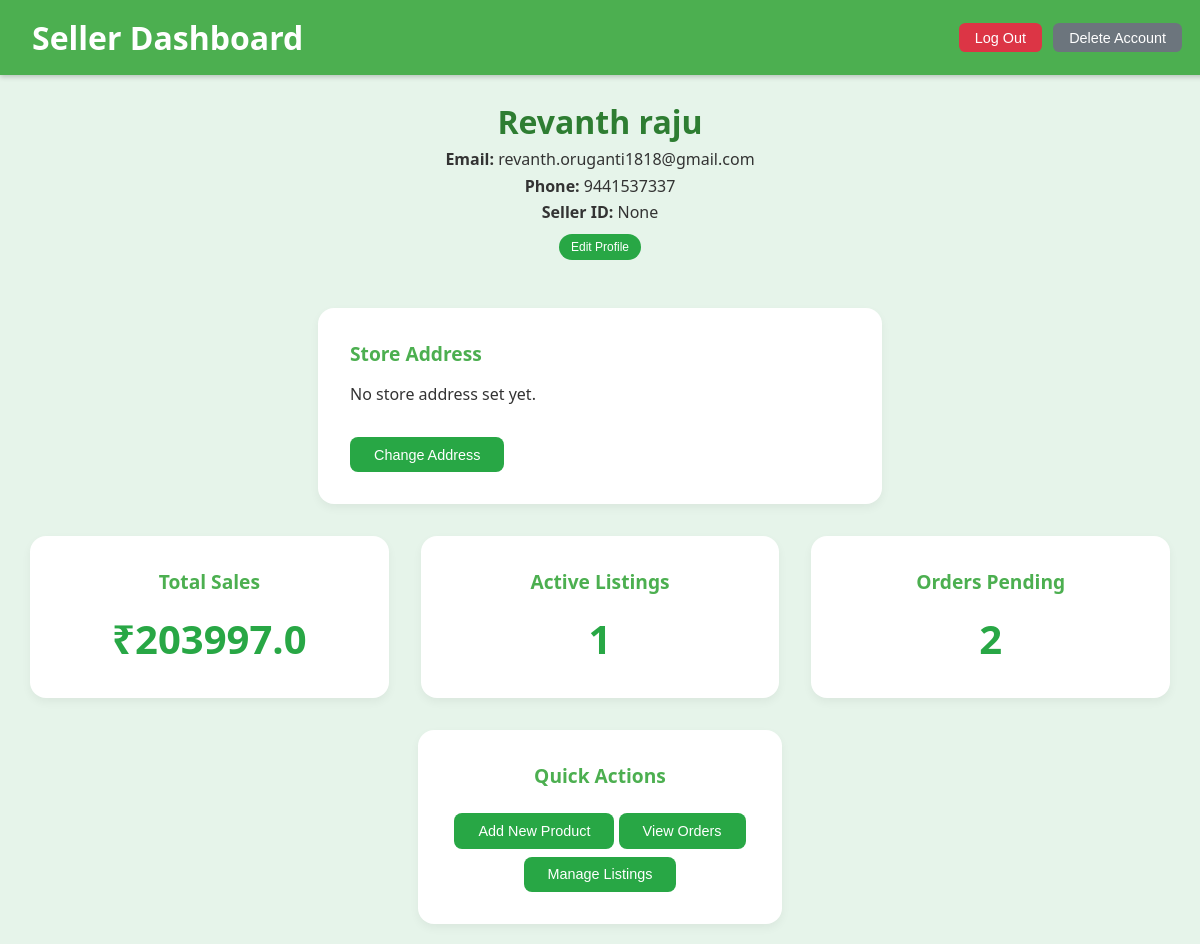
The page /sprofile/ (signed in) on the database as committed earlier.
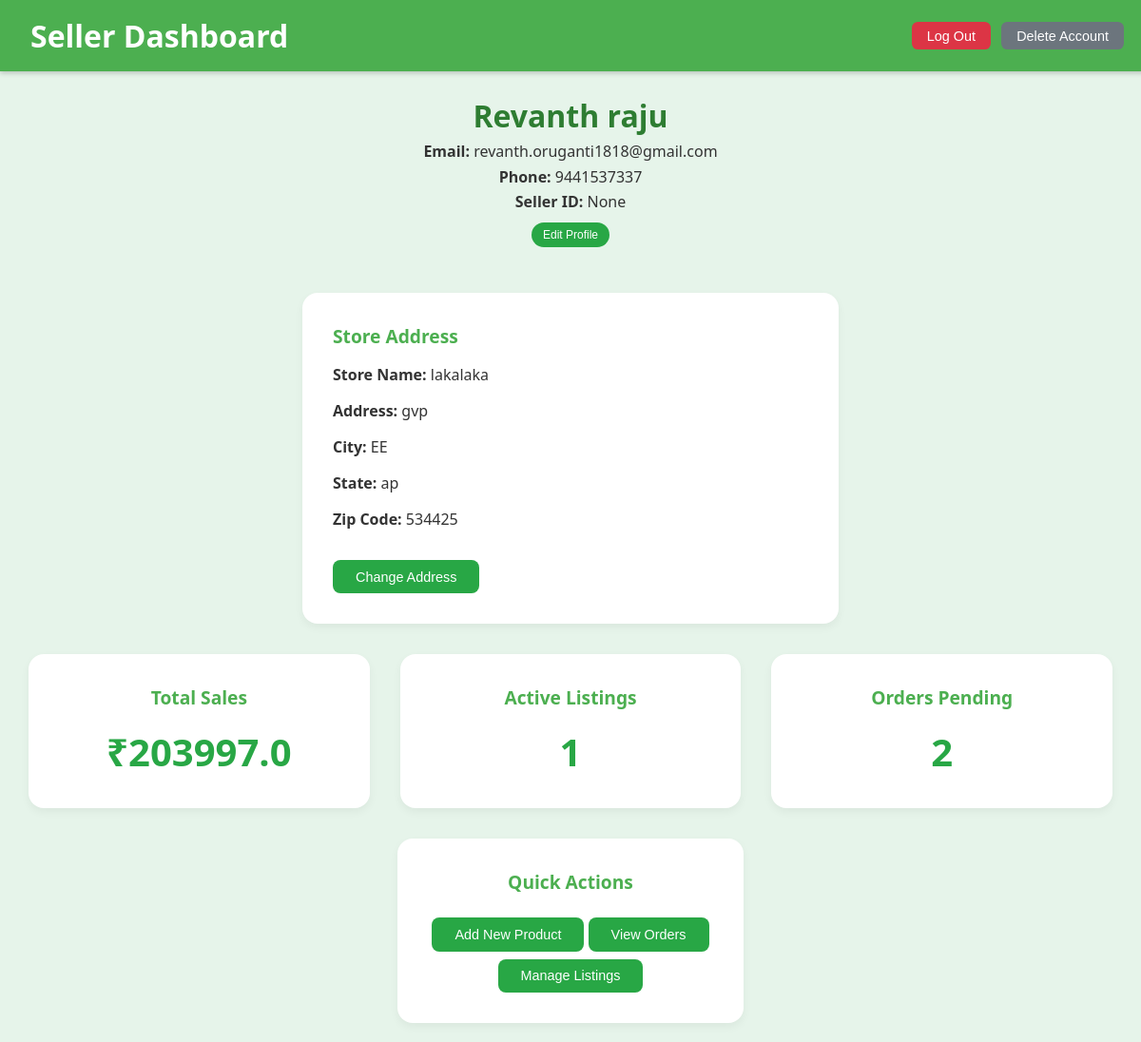
The same page on the database as committed later.
### core/models.py (models this page shows, shortened)
class StoreAddress(models.Model):
    seller = models.OneToOneField(seller, on_delete=models.CASCADE)
    StoreName = models.CharField(max_length=200, null=True, blank=True)
    Address = models.TextField(null=True, blank=True)
    City = models.CharField(max_length=100, null=True, blank=True)
    State = models.CharField(max_length=100, null=True, blank=True)
    ZipCode = models.CharField(max_length=10, null=True, blank=True)

### core/views.py (the view)
# urls.py: path('sprofile/',SellerProfile,name='sprofile'),
def SellerProfile(request, *args, **kwargs):
    if request.session.get('user_type') != 'seller' or 'seller_id' not in request.session:
        return redirect('login')  # Redirect if not logged in as seller
    try:
        seller_user = seller.objects.get(id=request.session['seller_id'])
        try:
            store_address = StoreAddress.objects.get(seller=seller_user)
        except StoreAddress.DoesNotExist:
            store_address = None  # Handle gracefully if not set
        active_listings = Product.objects.filter(SellerID=seller_user.SellerID)
        active_listings_count = active_listings.count()
        orders = Order.objects.filter(orderitem__Product__SellerID=seller_user.SellerID).distinct()
        order_items = OrderItem.objects.filter(Product__SellerID=seller_user.SellerID)
        total_sales = order_items.aggregate(total=Sum(F('Quantity') * F('Product__DiscountPrice')))['total'] or 0
        pending_orders_count = orders.filter(Complete=False).count()
        context = {
            'user': seller_user,
            'store_address': store_address,
            'total_sales': round(total_sales, 2),
            'active_listings': active_listings_count,
            'pending_orders': pending_orders_count,
        }
        return render(request, 'sprofile.html', context)
    except seller.DoesNotExist:
        return redirect('login')

### core/templates/sprofile.html (shortened to what this page needs)
<!DOCTYPE html>
<html lang="en">
<head>
</head>
<body>
  <header class="navbar">
    <div class="navbar-left">Seller Dashboard</div>
    <div class="navbar-right">
      <button class="nav-btn logout" onclick="location.href='/logout/'">Log Out</button>
      <button class="nav-btn delete" onclick="if(confirm('Are you sure you want to delete your account? This action cannot be undone.')) location.href='/delete-account/'">Delete Account</button>
    </div>
  </header>
  <div class="container">
    <div class="profile-header">
      <h2>{{ user.FirstName }} {{ user.LastName }}</h2>
      <p><strong>Email: </strong>{{ user.Email }}</p>
      <p><strong>Phone: </strong>{{ user.PhoneNumber }}</p>
      <p><strong>Seller ID:</strong> {{ user.SellerID }}</p>
      <button class="button" onclick="location.href='{% url 'edit_seller_profile' %}'">Edit Profile</button>
    </div>
    <section class="dashboard-cards" style="margin-top: 2rem;">
      <div class="card" style="max-width: 500px; text-align: left;">
        <div class="card-title">Store Address</div>
        {% if store_address %}
          <p><strong>Store Name:</strong> {{ store_address.StoreName }}</p>
          <p><strong>Address:</strong> {{ store_address.Address }}</p>
          <p><strong>City:</strong> {{ store_address.City }}</p>
          <p><strong>State:</strong> {{ store_address.State }}</p>
          <p><strong>Zip Code:</strong> {{ store_address.ZipCode }}</p>
        {% else %}
          <p>No store address set yet.</p>
        {% endif %}
        <button class="btn" style="margin-top: 1rem;" onclick="location.href='{% url 'change_store_address' %}'">
  Change Address
</button>
      </div>
    </section>
    <section class="dashboard-cards" style="margin-top: 2rem;">
      <div class="card">
        <div class="card-title">Total Sales</div>
        <div class="card-value">₹{{ total_sales }}</div>
      </div>
      <div class="card">
        <div class="card-title">Active Listings</div>
        <div class="card-value">{{ active_listings }}</div>
      </div>
      <div class="card">
        <div class="card-title">Orders Pending</div>
        <div class="card-value">{{ pending_orders }}</div>
      </div>
    </section>
    <section class="dashboard-cards" style="margin-top: 2rem;">
      <div class="card">
        <div class="card-title">Quick Actions</div>
        <button class="btn" onclick="location.href='/addproduct/'">Add New Product</button>
        <button class="btn" style="margin-top: 0.5rem;" onclick="location.href='/orders/'">View Orders</button>
        <button class="btn" style="margin-top: 0.5rem;" onclick="location.href='/manage-listings/'">Manage Listings</button>
      </div>
    </section>
  </div>
</body>
</html>

Rows that differ between the two databases and show on the page:
added StoreAddress: StoreName "lakalaka", Address "gvp", City "EE", State "ap", ZipCode "534425"
Other text that changed with them:
text no longer shown: "No store address set yet."
text now shown: "Store Name: Address: City: State: Zip Code:"
